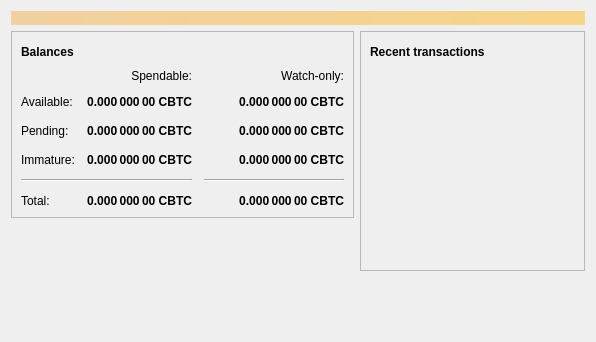
<?xml version="1.0" encoding="UTF-8"?>
<ui version="4.0">
 <class>OverviewPage</class>
 <widget class="QWidget" name="OverviewPage">
  <property name="geometry">
   <rect>
    <x>0</x>
    <y>0</y>
    <width>596</width>
    <height>342</height>
   </rect>
  </property>
  <property name="windowTitle">
   <string>Form</string>
  </property>
  <layout class="QVBoxLayout" name="topLayout">
   <item>
    <widget class="QLabel" name="labelAlerts">
     <property name="visible">
      <bool>false</bool>
     </property>
     <property name="styleSheet">
      <string notr="true">QLabel { background-color: qlineargradient(x1: 0, y1: 0, x2: 1, y2: 0, stop:0 #F0D0A0, stop:1 #F8D488); color:#000000; }</string>
     </property>
     <property name="wordWrap">
      <bool>true</bool>
     </property>
     <property name="margin">
      <number>3</number>
     </property>
     <property name="textInteractionFlags">
      <set>Qt::TextSelectableByMouse</set>
     </property>
    </widget>
   </item>
   <item>
    <layout class="QHBoxLayout" name="horizontalLayout" stretch="1,1">
     <item>
      <layout class="QVBoxLayout" name="verticalLayout_2">
       <item>
        <widget class="QFrame" name="frame">
         <property name="frameShape">
          <enum>QFrame::StyledPanel</enum>
         </property>
         <property name="frameShadow">
          <enum>QFrame::Raised</enum>
         </property>
         <layout class="QVBoxLayout" name="verticalLayout_4">
          <item>
           <layout class="QHBoxLayout" name="horizontalLayout_4">
            <item>
             <widget class="QLabel" name="label_5">
              <property name="font">
               <font>
                <weight>75</weight>
                <bold>true</bold>
               </font>
              </property>
              <property name="text">
               <string>Balances</string>
              </property>
             </widget>
            </item>
            <item>
             <widget class="QPushButton" name="labelWalletStatus">
              <property name="enabled">
               <bool>true</bool>
              </property>
              <property name="maximumSize">
               <size>
                <width>30</width>
                <height>16777215</height>
               </size>
              </property>
              <property name="toolTip">
               <string>The displayed information may be out of date. Your wallet automatically synchronizes with the Bitcoin network after a connection is established, but this process has not completed yet.</string>
              </property>
              <property name="text">
               <string/>
              </property>
              <property name="icon">
               <iconset resource="../bitcoin.qrc">
                <normaloff>:/icons/warning</normaloff>
                <disabledoff>:/icons/warning</disabledoff>:/icons/warning</iconset>
              </property>
              <property name="iconSize">
               <size>
                <width>24</width>
                <height>24</height>
               </size>
              </property>
              <property name="flat">
               <bool>true</bool>
              </property>
             </widget>
            </item>
            <item>
             <spacer name="horizontalSpacer_3">
              <property name="orientation">
               <enum>Qt::Horizontal</enum>
              </property>
              <property name="sizeHint" stdset="0">
               <size>
                <width>40</width>
                <height>20</height>
               </size>
              </property>
             </spacer>
            </item>
           </layout>
          </item>
          <item>
           <layout class="QGridLayout" name="gridLayout">
            <property name="spacing">
             <number>12</number>
            </property>
            <item row="2" column="2">
             <widget class="QLabel" name="labelWatchPending">
              <property name="font">
               <font>
                <weight>75</weight>
                <bold>true</bold>
               </font>
              </property>
              <property name="cursor">
               <cursorShape>IBeamCursor</cursorShape>
              </property>
              <property name="toolTip">
               <string>Unconfirmed transactions to watch-only addresses</string>
              </property>
              <property name="text">
               <string notr="true">0.000 000 00 CBTC</string>
              </property>
              <property name="alignment">
               <set>Qt::AlignRight|Qt::AlignTrailing|Qt::AlignVCenter</set>
              </property>
              <property name="textInteractionFlags">
               <set>Qt::LinksAccessibleByMouse|Qt::TextSelectableByKeyboard|Qt::TextSelectableByMouse</set>
              </property>
             </widget>
            </item>
            <item row="2" column="1">
             <widget class="QLabel" name="labelUnconfirmed">
              <property name="font">
               <font>
                <weight>75</weight>
                <bold>true</bold>
               </font>
              </property>
              <property name="cursor">
               <cursorShape>IBeamCursor</cursorShape>
              </property>
              <property name="toolTip">
               <string>Total of transactions that have yet to be confirmed, and do not yet count toward the spendable balance</string>
              </property>
              <property name="text">
               <string notr="true">0.000 000 00 CBTC</string>
              </property>
              <property name="alignment">
               <set>Qt::AlignRight|Qt::AlignTrailing|Qt::AlignVCenter</set>
              </property>
              <property name="textInteractionFlags">
               <set>Qt::LinksAccessibleByMouse|Qt::TextSelectableByKeyboard|Qt::TextSelectableByMouse</set>
              </property>
             </widget>
            </item>
            <item row="3" column="2">
             <widget class="QLabel" name="labelWatchImmature">
              <property name="font">
               <font>
                <weight>75</weight>
                <bold>true</bold>
               </font>
              </property>
              <property name="cursor">
               <cursorShape>IBeamCursor</cursorShape>
              </property>
              <property name="toolTip">
               <string>Mined balance in watch-only addresses that has not yet matured</string>
              </property>
              <property name="text">
               <string notr="true">0.000 000 00 CBTC</string>
              </property>
              <property name="alignment">
               <set>Qt::AlignRight|Qt::AlignTrailing|Qt::AlignVCenter</set>
              </property>
              <property name="textInteractionFlags">
               <set>Qt::LinksAccessibleByMouse|Qt::TextSelectableByKeyboard|Qt::TextSelectableByMouse</set>
              </property>
             </widget>
            </item>
            <item row="4" column="0" colspan="2">
             <widget class="Line" name="line">
              <property name="orientation">
               <enum>Qt::Horizontal</enum>
              </property>
             </widget>
            </item>
            <item row="4" column="2">
             <widget class="Line" name="lineWatchBalance">
              <property name="sizePolicy">
               <sizepolicy hsizetype="Preferred" vsizetype="Fixed">
                <horstretch>0</horstretch>
                <verstretch>0</verstretch>
               </sizepolicy>
              </property>
              <property name="minimumSize">
               <size>
                <width>140</width>
                <height>0</height>
               </size>
              </property>
              <property name="orientation">
               <enum>Qt::Horizontal</enum>
              </property>
             </widget>
            </item>
            <item row="5" column="0">
             <widget class="QLabel" name="labelTotalText">
              <property name="text">
               <string>Total:</string>
              </property>
             </widget>
            </item>
            <item row="3" column="1">
             <widget class="QLabel" name="labelImmature">
              <property name="font">
               <font>
                <weight>75</weight>
                <bold>true</bold>
               </font>
              </property>
              <property name="cursor">
               <cursorShape>IBeamCursor</cursorShape>
              </property>
              <property name="toolTip">
               <string>Mined balance that has not yet matured</string>
              </property>
              <property name="text">
               <string notr="true">0.000 000 00 CBTC</string>
              </property>
              <property name="alignment">
               <set>Qt::AlignRight|Qt::AlignTrailing|Qt::AlignVCenter</set>
              </property>
              <property name="textInteractionFlags">
               <set>Qt::LinksAccessibleByMouse|Qt::TextSelectableByKeyboard|Qt::TextSelectableByMouse</set>
              </property>
             </widget>
            </item>
            <item row="2" column="3">
             <spacer name="horizontalSpacer_2">
              <property name="orientation">
               <enum>Qt::Horizontal</enum>
              </property>
              <property name="sizeHint" stdset="0">
               <size>
                <width>40</width>
                <height>20</height>
               </size>
              </property>
             </spacer>
            </item>
            <item row="3" column="0">
             <widget class="QLabel" name="labelImmatureText">
              <property name="text">
               <string>Immature:</string>
              </property>
             </widget>
            </item>
            <item row="5" column="1">
             <widget class="QLabel" name="labelTotal">
              <property name="font">
               <font>
                <weight>75</weight>
                <bold>true</bold>
               </font>
              </property>
              <property name="cursor">
               <cursorShape>IBeamCursor</cursorShape>
              </property>
              <property name="toolTip">
               <string>Your current total balance</string>
              </property>
              <property name="text">
               <string notr="true">0.000 000 00 CBTC</string>
              </property>
              <property name="alignment">
               <set>Qt::AlignRight|Qt::AlignTrailing|Qt::AlignVCenter</set>
              </property>
              <property name="textInteractionFlags">
               <set>Qt::LinksAccessibleByMouse|Qt::TextSelectableByKeyboard|Qt::TextSelectableByMouse</set>
              </property>
             </widget>
            </item>
            <item row="5" column="2">
             <widget class="QLabel" name="labelWatchTotal">
              <property name="font">
               <font>
                <weight>75</weight>
                <bold>true</bold>
               </font>
              </property>
              <property name="cursor">
               <cursorShape>IBeamCursor</cursorShape>
              </property>
              <property name="toolTip">
               <string>Current total balance in watch-only addresses</string>
              </property>
              <property name="text">
               <string notr="true">0.000 000 00 CBTC</string>
              </property>
              <property name="alignment">
               <set>Qt::AlignRight|Qt::AlignTrailing|Qt::AlignVCenter</set>
              </property>
              <property name="textInteractionFlags">
               <set>Qt::LinksAccessibleByMouse|Qt::TextSelectableByKeyboard|Qt::TextSelectableByMouse</set>
              </property>
             </widget>
            </item>
            <item row="0" column="2">
             <widget class="QLabel" name="labelWatchonly">
              <property name="text">
               <string>Watch-only:</string>
              </property>
              <property name="alignment">
               <set>Qt::AlignRight|Qt::AlignTrailing|Qt::AlignVCenter</set>
              </property>
             </widget>
            </item>
            <item row="1" column="0">
             <widget class="QLabel" name="labelBalanceText">
              <property name="text">
               <string>Available:</string>
              </property>
             </widget>
            </item>
            <item row="1" column="1">
             <widget class="QLabel" name="labelBalance">
              <property name="font">
               <font>
                <weight>75</weight>
                <bold>true</bold>
               </font>
              </property>
              <property name="cursor">
               <cursorShape>IBeamCursor</cursorShape>
              </property>
              <property name="toolTip">
               <string>Your current spendable balance</string>
              </property>
              <property name="text">
               <string notr="true">0.000 000 00 CBTC</string>
              </property>
              <property name="alignment">
               <set>Qt::AlignRight|Qt::AlignTrailing|Qt::AlignVCenter</set>
              </property>
              <property name="textInteractionFlags">
               <set>Qt::LinksAccessibleByMouse|Qt::TextSelectableByKeyboard|Qt::TextSelectableByMouse</set>
              </property>
             </widget>
            </item>
            <item row="1" column="2">
             <widget class="QLabel" name="labelWatchAvailable">
              <property name="font">
               <font>
                <weight>75</weight>
                <bold>true</bold>
               </font>
              </property>
              <property name="cursor">
               <cursorShape>IBeamCursor</cursorShape>
              </property>
              <property name="toolTip">
               <string>Your current balance in watch-only addresses</string>
              </property>
              <property name="text">
               <string notr="true">0.000 000 00 CBTC</string>
              </property>
              <property name="alignment">
               <set>Qt::AlignRight|Qt::AlignTrailing|Qt::AlignVCenter</set>
              </property>
              <property name="textInteractionFlags">
               <set>Qt::LinksAccessibleByMouse|Qt::TextSelectableByKeyboard|Qt::TextSelectableByMouse</set>
              </property>
             </widget>
            </item>
            <item row="2" column="0">
             <widget class="QLabel" name="labelPendingText">
              <property name="text">
               <string>Pending:</string>
              </property>
             </widget>
            </item>
            <item row="0" column="1">
             <widget class="QLabel" name="labelSpendable">
              <property name="text">
               <string>Spendable:</string>
              </property>
              <property name="alignment">
               <set>Qt::AlignRight|Qt::AlignTrailing|Qt::AlignVCenter</set>
              </property>
             </widget>
            </item>
           </layout>
          </item>
         </layout>
        </widget>
       </item>
       <item>
        <spacer name="verticalSpacer">
         <property name="orientation">
          <enum>Qt::Vertical</enum>
         </property>
         <property name="sizeHint" stdset="0">
          <size>
           <width>20</width>
           <height>40</height>
          </size>
         </property>
        </spacer>
       </item>
      </layout>
     </item>
     <item>
      <layout class="QVBoxLayout" name="verticalLayout_3">
       <item>
        <widget class="QFrame" name="frame_2">
         <property name="frameShape">
          <enum>QFrame::StyledPanel</enum>
         </property>
         <property name="frameShadow">
          <enum>QFrame::Raised</enum>
         </property>
         <layout class="QVBoxLayout" name="verticalLayout">
          <item>
           <layout class="QHBoxLayout" name="horizontalLayout_2">
            <item>
             <widget class="QLabel" name="label_4">
              <property name="font">
               <font>
                <weight>75</weight>
                <bold>true</bold>
               </font>
              </property>
              <property name="text">
               <string>Recent transactions</string>
              </property>
             </widget>
            </item>
            <item>
             <widget class="QPushButton" name="labelTransactionsStatus">
              <property name="enabled">
               <bool>true</bool>
              </property>
              <property name="maximumSize">
               <size>
                <width>30</width>
                <height>16777215</height>
               </size>
              </property>
              <property name="toolTip">
               <string>The displayed information may be out of date. Your wallet automatically synchronizes with the Bitcoin network after a connection is established, but this process has not completed yet.</string>
              </property>
              <property name="text">
               <string/>
              </property>
              <property name="icon">
               <iconset resource="../bitcoin.qrc">
                <normaloff>:/icons/warning</normaloff>
                <disabledoff>:/icons/warning</disabledoff>:/icons/warning</iconset>
              </property>
              <property name="iconSize">
               <size>
                <width>24</width>
                <height>24</height>
               </size>
              </property>
              <property name="flat">
               <bool>true</bool>
              </property>
             </widget>
            </item>
            <item>
             <spacer name="horizontalSpacer">
              <property name="orientation">
               <enum>Qt::Horizontal</enum>
              </property>
              <property name="sizeHint" stdset="0">
               <size>
                <width>40</width>
                <height>20</height>
               </size>
              </property>
             </spacer>
            </item>
           </layout>
          </item>
          <item>
           <widget class="QListView" name="listTransactions">
            <property name="styleSheet">
             <string notr="true">QListView { background: transparent; }</string>
            </property>
            <property name="frameShape">
             <enum>QFrame::NoFrame</enum>
            </property>
            <property name="verticalScrollBarPolicy">
             <enum>Qt::ScrollBarAlwaysOff</enum>
            </property>
            <property name="horizontalScrollBarPolicy">
             <enum>Qt::ScrollBarAlwaysOff</enum>
            </property>
            <property name="selectionMode">
             <enum>QAbstractItemView::NoSelection</enum>
            </property>
           </widget>
          </item>
         </layout>
        </widget>
       </item>
       <item>
        <spacer name="verticalSpacer_2">
         <property name="orientation">
          <enum>Qt::Vertical</enum>
         </property>
         <property name="sizeHint" stdset="0">
          <size>
           <width>20</width>
           <height>40</height>
          </size>
         </property>
        </spacer>
       </item>
      </layout>
     </item>
    </layout>
   </item>
  </layout>
 </widget>
 <resources/>
 <connections/>
</ui>
